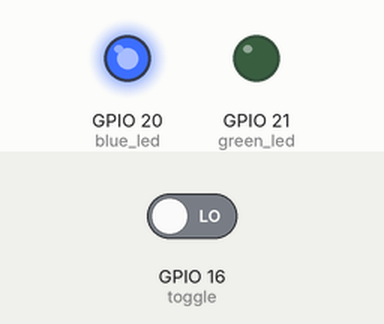
Recording of a program running on a simulated Raspberry Pi (BCM pin numbers). Shown: output pins drawn as LEDs (lit = HIGH). Inputs (shaded band) come from the test bench; at power-on: GPIO 16 (toggle) LOW.

Above: at 1.2 s.
1.3 s: GPIO 16 (toggle) driven HIGH
At 1.8 s:
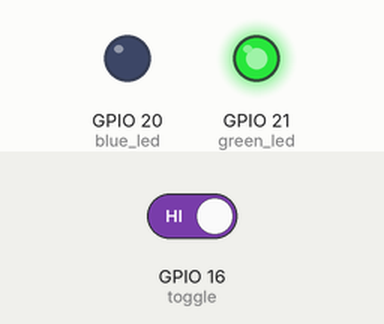
2.8 s: GPIO 16 (toggle) driven LOW
At 4.1 s:
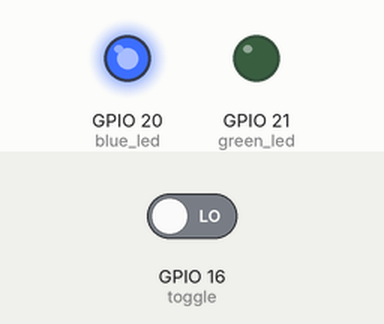
Timing chart, 0 to 5.8 s (numbered marks = the images above; inputs shaded):
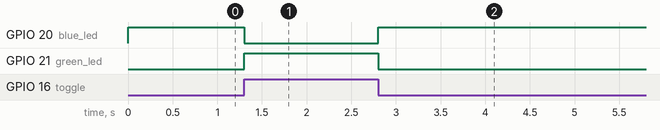

Measured:
- after the input at 1.3 s, GPIO 20 (blue_led): HIGH → LOW at once; GPIO 21 (green_led): LOW → HIGH at once
- after the input at 2.8 s, GPIO 20 (blue_led): LOW → HIGH at once; GPIO 21 (green_led): HIGH → LOW at once

The program:

led_toggleswitch.py
```python
import RPi.GPIO as GPIO
blue_led = 20
green_led = 21
toggle = 16
GPIO.setmode(GPIO.BCM)
GPIO.setwarnings(False)

GPIO.setup(toggle, GPIO.IN, pull_up_down = GPIO.PUD_DOWN) #set pin16 as input and pull pin down to 0V
GPIO.setup(blue_led, GPIO.OUT)
GPIO.setup(green_led, GPIO.OUT)
while True:
       if GPIO.input(toggle) == 0:
               GPIO.output(blue_led, GPIO.HIGH)
               GPIO.output(green_led, GPIO.LOW)
       else:
               GPIO.output(blue_led, GPIO.LOW)
               GPIO.output(green_led, GPIO.HIGH)
```
